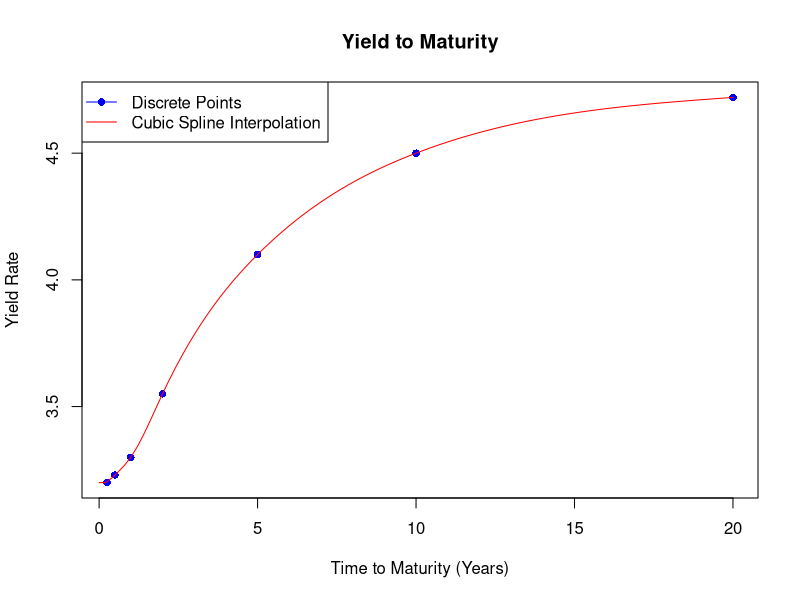

This chart was generated by the following R code:
#Problem 3

#Building the cubic spline interpolation curve

yield_data <- data.frame(Time_to_Maturity = c(0.25, 0.5, 1, 2, 5, 10, 20), Yield_Rate = c(3.2, 3.23, 3.3, 3.55, 4.1, 4.50, 4.72))

#Create our "A" matrix

A_matrix <- matrix(0, nrow = length(yield_data$Time_to_Maturity) + 2, ncol = length(yield_data$Yield_Rate) + 2)

A_matrix[1:7, 1] <- 1

for (i in 1:length(yield_data$Time_to_Maturity)) {
  A_matrix[i, 2] <- max(yield_data$Time_to_Maturity[i] - yield_data$Time_to_Maturity[1], 0)
  A_matrix[i, 3] <- max(yield_data$Time_to_Maturity[i] - yield_data$Time_to_Maturity[1], 0)^2
  A_matrix[i, 4] <- max(yield_data$Time_to_Maturity[i] - yield_data$Time_to_Maturity[1], 0)^3
}

for (i in 1:length(yield_data$Time_to_Maturity)) {
  for (j in 5:9) {
    A_matrix[i, j] <- max(yield_data$Time_to_Maturity[i] - yield_data$Time_to_Maturity[j - 3], 0)^3
  }
}

A_matrix[8, 3] <- 2
A_matrix[9, 3] <- 2

for (i in 4:9) {
  A_matrix[9, i] <- 6 * (yield_data$Time_to_Maturity[7] - yield_data$Time_to_Maturity[i-3])
}

#Invert the A matrix

A_inverse <- solve(A_matrix)

#Get the rates matrix and add 0's for twice differentiable condition

twice_differentiable <- c(yield_data$Yield_Rate, c(0, 0))

#Multiply by the inverse to solve the system of equations

coeffs <- A_inverse %*% twice_differentiable

#Plot the scatter plot of discrete points and plot the function given by the cubic spline
t1 <- yield_data$Time_to_Maturity[1]

cubic_spline <- function(x) {
  spline <- rep(0, length(x))
  for (i in 4:9) {
    spline <- spline + coeffs[i] * pmax(x - yield_data$Time_to_Maturity[(i - 3)], 0)^3
  }
  return(coeffs[1] + coeffs[2] * pmax(x - t1, 0) + coeffs[3] * pmax(x - t1, 0)^2 + spline)
}

# Plot the scatter plot of discrete points
plot(yield_data$Time_to_Maturity, yield_data$Yield_Rate, pch = 16, col = "blue", main = "Yield to Maturity", xlab = "Time to Maturity (Years)", ylab = "Yield Rate")

# Plot the function given by the cubic spline
curve(cubic_spline(x), from = 0, to = 20, col = "red", add = TRUE)
legend("topleft", legend = c("Discrete Points", "Cubic Spline Interpolation"), col = c("blue", "red"), lty = 1, pch = c(16, NA))